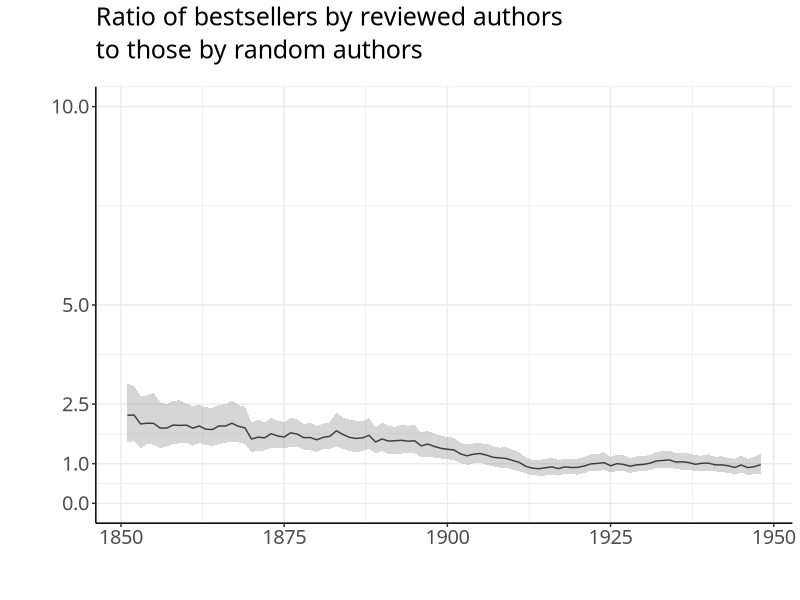
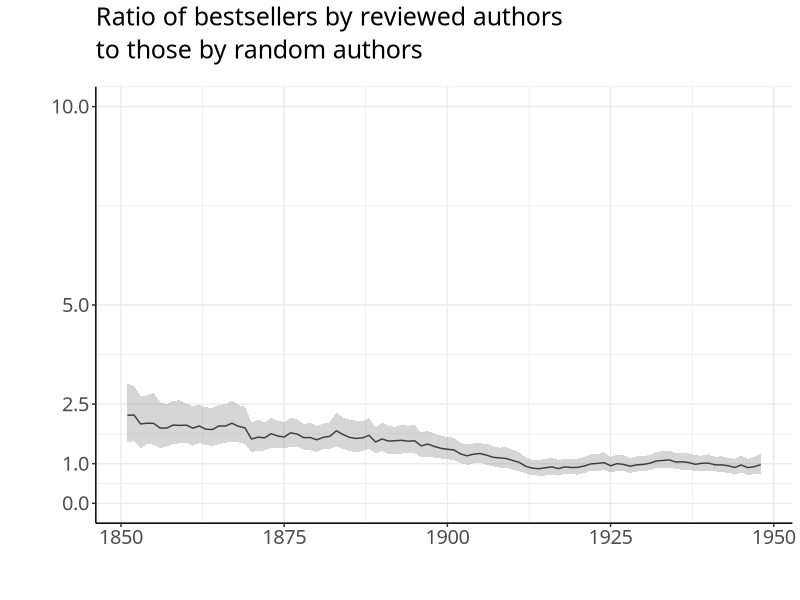

The R source for these figures, in order:
library(ggplot2)

this.dir <- dirname(parent.frame(2)$ofile)
setwd(this.dir)
data <- read.csv('../salesdata/dataforC3Fig3.csv')

data$ratiomax[data$ratiomax > 10] <- 10

p <- ggplot(data, aes(x = year)) +
  geom_line(aes(y = ratio), color = 'black') +
  geom_ribbon(aes(ymin = ratiomin, ymax = ratiomax), fill = 'gray60', alpha = 0.4) +
  theme_bw() +
  ggtitle("Ratio of bestsellers by reviewed authors\nto those by random authors") +
  labs(x = '', y = '') +
  scale_y_continuous(limits = c(0, 10), breaks = c(0, 1, 2.5, 5, 10)) +
  theme(text = element_text(size = 18, family = "Avenir Next Medium"), panel.border = element_blank()) +
  theme(axis.line = element_line(color = 'black'), 
        legend.position = 'none',
        plot.title = element_text(size = 18, margin = margin(b = 16), lineheigh = 1.1),
        axis.title.x = element_text(margin = margin(t = 14)),
        axis.title.y = element_text(margin = margin(r = 14)))

tiff("~/Dropbox/book/chapter3/images/C3Fig3salesratio.tiff", height = 6, width = 9, units = 'in', res=400)
plot(p)
dev.off()
plot(p)